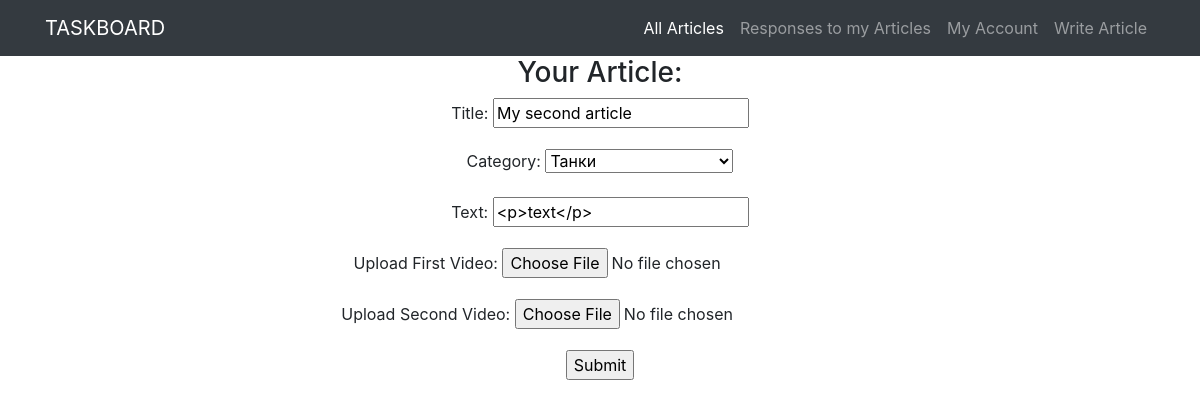
The page /articles/update/2 (signed in) on the database its author committed.
### TB/models.py (models this page shows, shortened)
class Article(models.Model):
    TYPE = (
        ('tank', 'Танки'),
        ('heal', 'Хилы'),
        ('dd', 'ДД'),
        ('trader', 'Торговцы'),
        ('gm', 'Гилдмастеры'),
        ('quest', 'Квестгиверы'),
        ('smith', 'Кузнецы'),
        ('leather', 'Кожевники'),
        ('potion', 'Зельевары'),
        ('spell', 'Мастера Заклинаний'),
    )
    author = models.ForeignKey(User, on_delete=models.CASCADE, default=1)
    title = models.CharField(max_length=64)
    category = models.CharField(max_length=20, choices=TYPE, default='tank')
    text = RichTextUploadingField()
    video = models.FileField(upload_to='videos', blank=True, null=True, verbose_name='Upload First Video:')
    video2 = models.FileField(upload_to='videos', blank=True, null=True, verbose_name='Upload Second Video:')
    date = models.DateTimeField(auto_now_add=True)

### TB/views.py (the view)
# urls.py: path('update/<int:pk>', ArticleUpdateView.as_view(), name='article_update'),
class ArticleUpdateView(LoginRequiredMixin, UpdateView):
    template_name = 'article_create.html'
    form_class = ArticleForm
    def get_object(self, **kwargs):
        id = self.kwargs.get('pk')
        return Article.objects.get(pk=id)

### TB/forms.py
class ArticleForm(forms.ModelForm):
    text = forms.CharField(widget=CKEditorUploadingWidget())
    class Meta:
        model = Article
        fields = ['title', 'category', 'text', 'video', 'video2']

### templates/article_create.html (shortened to what this page needs)
{% extends 'flatpages/default.html' %}
{% block content %}
<h3>Your Article: </h3>
<form enctype="multipart/form-data" method="POST">
    {{ form.as_p }}
    <input type="submit" value="Submit">
</form>
{% endblock content %}

### rows shown on the page
Article: title "My second article", category "Танки", text "<p>text</p>"
